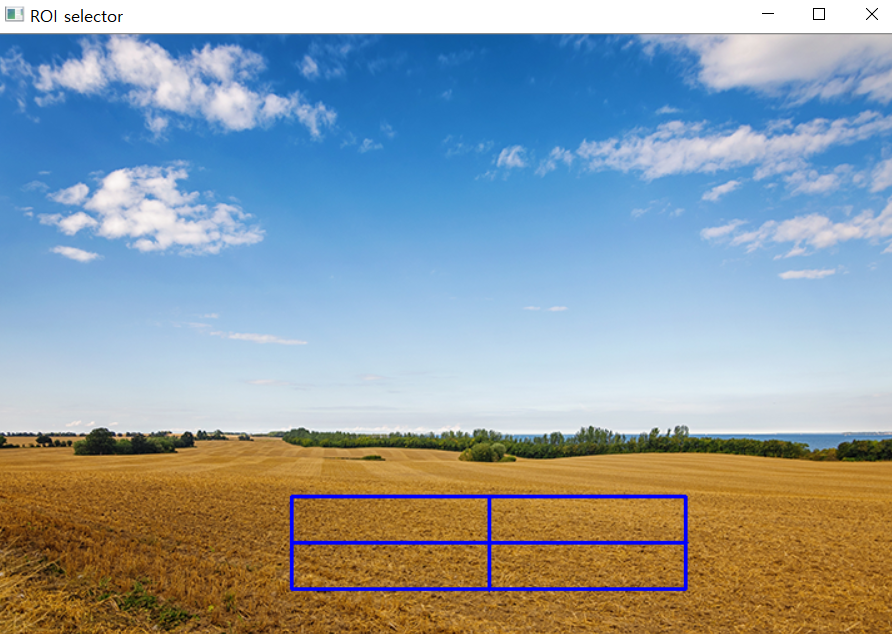
#> input picture data/img.png, 892 x 634 px, found by its file name
$ python c2_histogramBackprojection.py
#> lines starting #> are read from the running program, lines starting #| are printed output that depends on the picture; after the words box and inside, x2 and y2 are one past the last pixel; in counts of white or black regions, pixels touching at a corner belong together
from matplotlib import pyplot as plt
import cv2, numpy as np

img1 = cv2.imread('data/img.png')
#> img1 is the input picture: shape (634, 892, 3); mean B, G, R 163.6, 156.8, 144.3

img1_HSV = cv2.cvtColor(img1, cv2.COLOR_BGR2HSV)
#> img1_HSV: shape (634, 892, 3); mean H, S, V 74, 121.8, 197.4
img1_H, img1_S, img1_V = cv2.split(img1_HSV)
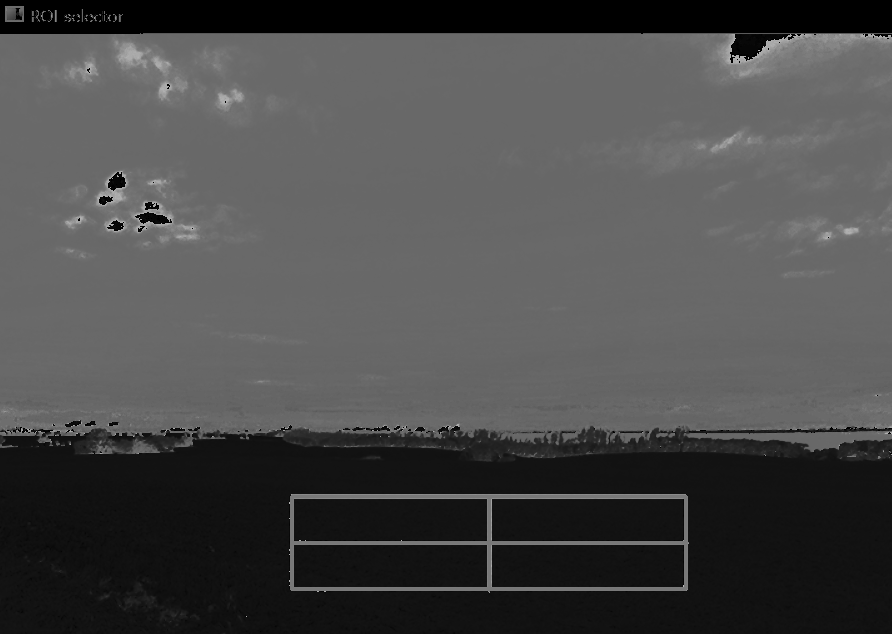
#> img1_H: shape (634, 892); min 0, max 179, mean 74
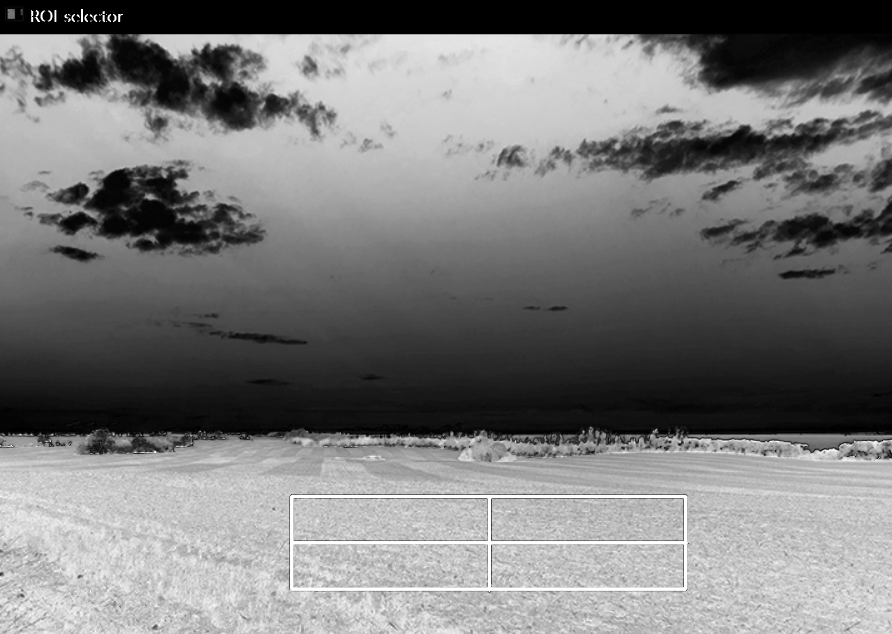
#> img1_S: shape (634, 892); min 0, max 255, mean 121.8
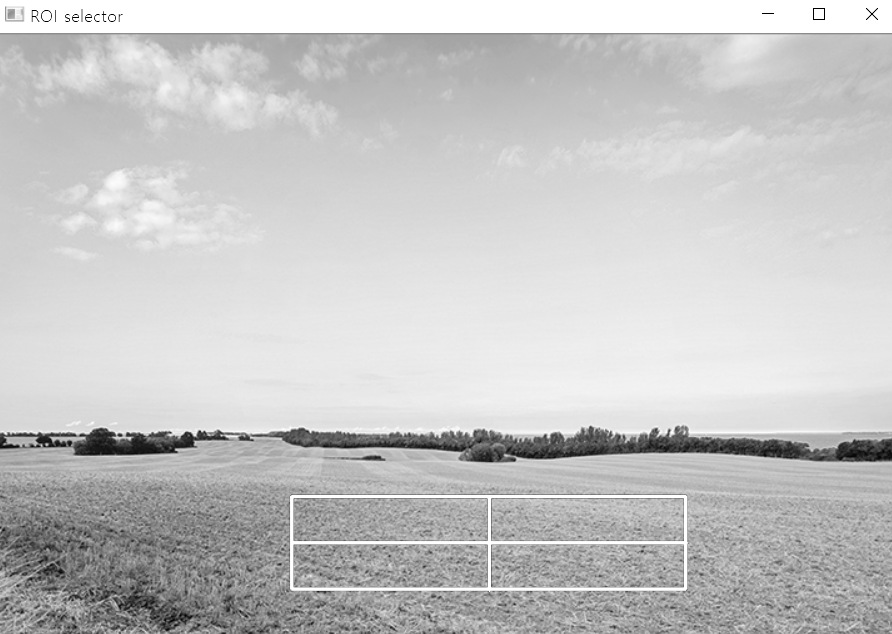
#> img1_V: shape (634, 892); min 0, max 255, mean 197.4

ch1 = [0]; ranges1 = [0, 256]; histSize1 = [256]; bin_x1 = np.arange(256)
mask1 = img1_H[110:150, 500:550]
hist_mask = cv2.calcHist([mask1], ch1, None, histSize1, ranges1)
#> hist_mask = 256 values, max 1871 at index 104, min 0 at index 0, mean 7.81
bp = cv2.calcBackProject([img1_H], ch1, hist_mask, ranges1, 1)
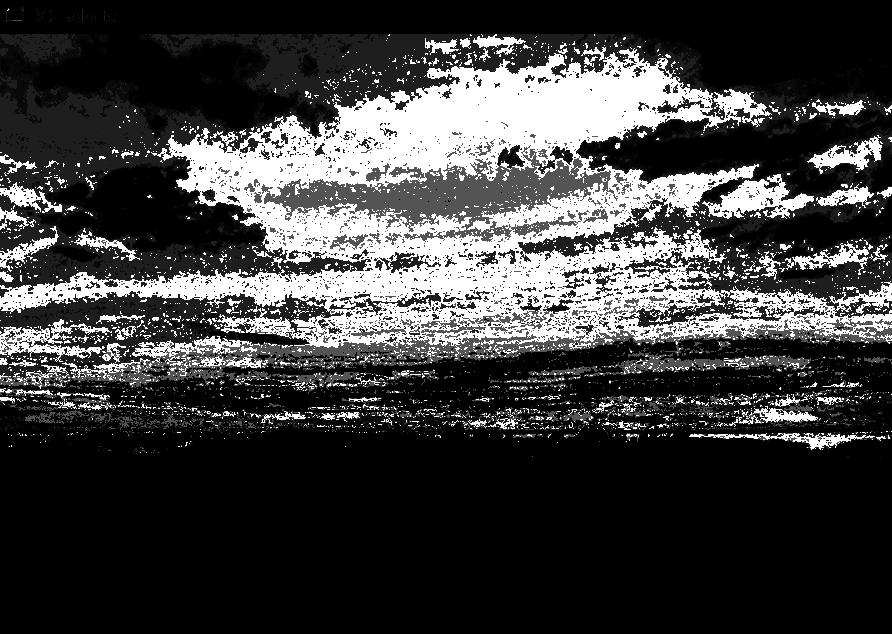
#> bp: shape (634, 892); min 0, max 255, mean 62.9

print(img1_H.shape)
#| (634, 892)
cv2.imshow('img1_H', img1_H)
cv2.imshow('img1_H2', img1_H[600:620, 200:240])
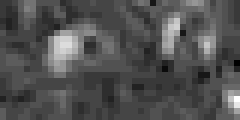
#> window 'img1_H2': shape (20, 40) (shown 6 times larger); min 10, max 32, mean 17; drawn with min black and max white
cv2.imshow('hist_norm', bp)
cv2.waitKey()
cv2.destroyAllWindows()
